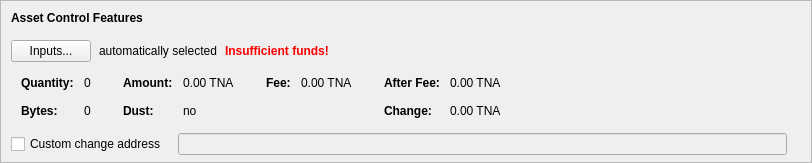
      <widget class="QFrame" name="frameAssetControl">
       <property name="sizePolicy">
        <sizepolicy hsizetype="Expanding" vsizetype="Fixed">
         <horstretch>0</horstretch>
         <verstretch>0</verstretch>
        </sizepolicy>
       </property>
       <property name="maximumSize">
        <size>
         <width>16777215</width>
         <height>16777215</height>
        </size>
       </property>
       <property name="frameShape">
        <enum>QFrame::StyledPanel</enum>
       </property>
       <property name="frameShadow">
        <enum>QFrame::Sunken</enum>
       </property>
       <layout class="QVBoxLayout" name="verticalLayoutAssetControl2">
        <property name="spacing">
         <number>0</number>
        </property>
        <property name="leftMargin">
         <number>0</number>
        </property>
        <property name="topMargin">
         <number>0</number>
        </property>
        <property name="rightMargin">
         <number>0</number>
        </property>
        <property name="bottomMargin">
         <number>6</number>
        </property>
        <item>
         <layout class="QVBoxLayout" name="verticalLayoutAssetControl" stretch="0,0,0,0,1">
          <property name="spacing">
           <number>0</number>
          </property>
          <property name="leftMargin">
           <number>10</number>
          </property>
          <property name="topMargin">
           <number>10</number>
          </property>
          <item>
           <layout class="QHBoxLayout" name="horizontalLayoutAssetControl1">
            <property name="bottomMargin">
             <number>15</number>
            </property>
            <item>
             <widget class="QLabel" name="labelAssetControlFeatures">
              <property name="sizePolicy">
               <sizepolicy hsizetype="Preferred" vsizetype="Maximum">
                <horstretch>0</horstretch>
                <verstretch>0</verstretch>
               </sizepolicy>
              </property>
              <property name="font">
               <font>
                <weight>75</weight>
                <bold>true</bold>
               </font>
              </property>
              <property name="styleSheet">
               <string notr="true">font-weight:bold;</string>
              </property>
              <property name="text">
               <string>Asset Control Features</string>
              </property>
             </widget>
            </item>
           </layout>
          </item>
          <item>
           <layout class="QHBoxLayout" name="horizontalLayoutAssetControl2" stretch="0,0,0,0">
            <property name="spacing">
             <number>8</number>
            </property>
            <property name="bottomMargin">
             <number>10</number>
            </property>
            <item>
             <widget class="QPushButton" name="pushButtonAssetControl">
              <property name="styleSheet">
               <string notr="true"/>
              </property>
              <property name="text">
               <string>Inputs...</string>
              </property>
              <property name="autoDefault">
               <bool>false</bool>
              </property>
             </widget>
            </item>
            <item>
             <widget class="QLabel" name="labelAssetControlAutomaticallySelected">
              <property name="text">
               <string>automatically selected</string>
              </property>
              <property name="margin">
               <number>5</number>
              </property>
             </widget>
            </item>
            <item>
             <widget class="QLabel" name="labelAssetControlInsuffFunds">
              <property name="font">
               <font>
                <weight>75</weight>
                <bold>true</bold>
               </font>
              </property>
              <property name="styleSheet">
               <string notr="true">color:red;font-weight:bold;</string>
              </property>
              <property name="text">
               <string>Insufficient funds!</string>
              </property>
              <property name="margin">
               <number>5</number>
              </property>
             </widget>
            </item>
            <item>
             <spacer name="horizontalSpacerAssetControl">
              <property name="orientation">
               <enum>Qt::Horizontal</enum>
              </property>
              <property name="sizeHint" stdset="0">
               <size>
                <width>40</width>
                <height>1</height>
               </size>
              </property>
             </spacer>
            </item>
           </layout>
          </item>
          <item>
           <widget class="QWidget" name="widgetAssetControl" native="true">
            <property name="sizePolicy">
             <sizepolicy hsizetype="Preferred" vsizetype="Preferred">
              <horstretch>0</horstretch>
              <verstretch>0</verstretch>
             </sizepolicy>
            </property>
            <property name="minimumSize">
             <size>
              <width>0</width>
              <height>0</height>
             </size>
            </property>
            <property name="styleSheet">
             <string notr="true"/>
            </property>
            <layout class="QHBoxLayout" name="horizontalLayoutAssetControl5">
             <property name="leftMargin">
              <number>0</number>
             </property>
             <property name="topMargin">
              <number>0</number>
             </property>
             <property name="rightMargin">
              <number>0</number>
             </property>
             <property name="bottomMargin">
              <number>0</number>
             </property>
             <item>
              <layout class="QHBoxLayout" name="horizontalLayoutAssetControl3" stretch="0,0,0,1">
               <property name="spacing">
                <number>20</number>
               </property>
               <property name="topMargin">
                <number>0</number>
               </property>
               <property name="bottomMargin">
                <number>10</number>
               </property>
               <item>
                <layout class="QFormLayout" name="formLayoutAssetControl1">
                 <property name="horizontalSpacing">
                  <number>10</number>
                 </property>
                 <property name="verticalSpacing">
                  <number>14</number>
                 </property>
                 <property name="leftMargin">
                  <number>10</number>
                 </property>
                 <property name="topMargin">
                  <number>4</number>
                 </property>
                 <property name="rightMargin">
                  <number>6</number>
                 </property>
                 <item row="0" column="0">
                  <widget class="QLabel" name="labelAssetControlQuantityText">
                   <property name="font">
                    <font>
                     <weight>75</weight>
                     <bold>true</bold>
                    </font>
                   </property>
                   <property name="text">
                    <string>Quantity:</string>
                   </property>
                   <property name="margin">
                    <number>0</number>
                   </property>
                  </widget>
                 </item>
                 <item row="0" column="1">
                  <widget class="QLabel" name="labelAssetControlQuantity">
                   <property name="cursor">
                    <cursorShape>IBeamCursor</cursorShape>
                   </property>
                   <property name="contextMenuPolicy">
                    <enum>Qt::ActionsContextMenu</enum>
                   </property>
                   <property name="text">
                    <string notr="true">0</string>
                   </property>
                   <property name="margin">
                    <number>0</number>
                   </property>
                   <property name="textInteractionFlags">
                    <set>Qt::LinksAccessibleByMouse|Qt::TextSelectableByKeyboard|Qt::TextSelectableByMouse</set>
                   </property>
                  </widget>
                 </item>
                 <item row="1" column="0">
                  <widget class="QLabel" name="labelAssetControlBytesText">
                   <property name="font">
                    <font>
                     <weight>75</weight>
                     <bold>true</bold>
                    </font>
                   </property>
                   <property name="text">
                    <string>Bytes:</string>
                   </property>
                  </widget>
                 </item>
                 <item row="1" column="1">
                  <widget class="QLabel" name="labelAssetControlBytes">
                   <property name="cursor">
                    <cursorShape>IBeamCursor</cursorShape>
                   </property>
                   <property name="contextMenuPolicy">
                    <enum>Qt::ActionsContextMenu</enum>
                   </property>
                   <property name="text">
                    <string notr="true">0</string>
                   </property>
                   <property name="textInteractionFlags">
                    <set>Qt::LinksAccessibleByMouse|Qt::TextSelectableByKeyboard|Qt::TextSelectableByMouse</set>
                   </property>
                  </widget>
                 </item>
                </layout>
               </item>
               <item>
                <layout class="QFormLayout" name="formLayoutAssetControl2">
                 <property name="horizontalSpacing">
                  <number>10</number>
                 </property>
                 <property name="verticalSpacing">
                  <number>14</number>
                 </property>
                 <property name="leftMargin">
                  <number>6</number>
                 </property>
                 <property name="topMargin">
                  <number>4</number>
                 </property>
                 <property name="rightMargin">
                  <number>6</number>
                 </property>
                 <item row="0" column="0">
                  <widget class="QLabel" name="labelAssetControlAmountText">
                   <property name="font">
                    <font>
                     <weight>75</weight>
                     <bold>true</bold>
                    </font>
                   </property>
                   <property name="text">
                    <string>Amount:</string>
                   </property>
                   <property name="margin">
                    <number>0</number>
                   </property>
                  </widget>
                 </item>
                 <item row="0" column="1">
                  <widget class="QLabel" name="labelAssetControlAmount">
                   <property name="cursor">
                    <cursorShape>IBeamCursor</cursorShape>
                   </property>
                   <property name="contextMenuPolicy">
                    <enum>Qt::ActionsContextMenu</enum>
                   </property>
                   <property name="text">
                    <string notr="true">0.00 TNA</string>
                   </property>
                   <property name="textInteractionFlags">
                    <set>Qt::LinksAccessibleByMouse|Qt::TextSelectableByKeyboard|Qt::TextSelectableByMouse</set>
                   </property>
                  </widget>
                 </item>
                 <item row="1" column="0">
                  <widget class="QLabel" name="labelAssetControlLowOutputText">
                   <property name="font">
                    <font>
                     <weight>75</weight>
                     <bold>true</bold>
                    </font>
                   </property>
                   <property name="text">
                    <string>Dust:</string>
                   </property>
                  </widget>
                 </item>
                 <item row="1" column="1">
                  <widget class="QLabel" name="labelAssetControlLowOutput">
                   <property name="cursor">
                    <cursorShape>IBeamCursor</cursorShape>
                   </property>
                   <property name="contextMenuPolicy">
                    <enum>Qt::ActionsContextMenu</enum>
                   </property>
                   <property name="text">
                    <string notr="true">no</string>
                   </property>
                   <property name="textInteractionFlags">
                    <set>Qt::LinksAccessibleByMouse|Qt::TextSelectableByKeyboard|Qt::TextSelectableByMouse</set>
                   </property>
                  </widget>
                 </item>
                </layout>
               </item>
               <item>
                <layout class="QFormLayout" name="formLayoutAssetControl3">
                 <property name="horizontalSpacing">
                  <number>10</number>
                 </property>
                 <property name="verticalSpacing">
                  <number>14</number>
                 </property>
                 <property name="leftMargin">
                  <number>6</number>
                 </property>
                 <property name="topMargin">
                  <number>4</number>
                 </property>
                 <property name="rightMargin">
                  <number>6</number>
                 </property>
                 <item row="0" column="0">
                  <widget class="QLabel" name="labelAssetControlFeeText">
                   <property name="font">
                    <font>
                     <weight>75</weight>
                     <bold>true</bold>
                    </font>
                   </property>
                   <property name="text">
                    <string>Fee:</string>
                   </property>
                   <property name="margin">
                    <number>0</number>
                   </property>
                  </widget>
                 </item>
                 <item row="0" column="1">
                  <widget class="QLabel" name="labelAssetControlFee">
                   <property name="cursor">
                    <cursorShape>IBeamCursor</cursorShape>
                   </property>
                   <property name="contextMenuPolicy">
                    <enum>Qt::ActionsContextMenu</enum>
                   </property>
                   <property name="text">
                    <string notr="true">0.00 TNA</string>
                   </property>
                   <property name="textInteractionFlags">
                    <set>Qt::LinksAccessibleByMouse|Qt::TextSelectableByKeyboard|Qt::TextSelectableByMouse</set>
                   </property>
                  </widget>
                 </item>
                </layout>
               </item>
               <item>
                <layout class="QFormLayout" name="formLayoutAssetControl4">
                 <property name="horizontalSpacing">
                  <number>10</number>
                 </property>
                 <property name="verticalSpacing">
                  <number>14</number>
                 </property>
                 <property name="leftMargin">
                  <number>6</number>
                 </property>
                 <property name="topMargin">
                  <number>4</number>
                 </property>
                 <property name="rightMargin">
                  <number>6</number>
                 </property>
                 <item row="0" column="0">
                  <widget class="QLabel" name="labelAssetControlAfterFeeText">
                   <property name="font">
                    <font>
                     <weight>75</weight>
                     <bold>true</bold>
                    </font>
                   </property>
                   <property name="text">
                    <string>After Fee:</string>
                   </property>
                   <property name="margin">
                    <number>0</number>
                   </property>
                  </widget>
                 </item>
                 <item row="0" column="1">
                  <widget class="QLabel" name="labelAssetControlAfterFee">
                   <property name="cursor">
                    <cursorShape>IBeamCursor</cursorShape>
                   </property>
                   <property name="contextMenuPolicy">
                    <enum>Qt::ActionsContextMenu</enum>
                   </property>
                   <property name="text">
                    <string notr="true">0.00 TNA</string>
                   </property>
                   <property name="textInteractionFlags">
                    <set>Qt::LinksAccessibleByMouse|Qt::TextSelectableByKeyboard|Qt::TextSelectableByMouse</set>
                   </property>
                  </widget>
                 </item>
                 <item row="1" column="0">
                  <widget class="QLabel" name="labelAssetControlChangeText">
                   <property name="font">
                    <font>
                     <weight>75</weight>
                     <bold>true</bold>
                    </font>
                   </property>
                   <property name="text">
                    <string>Change:</string>
                   </property>
                  </widget>
                 </item>
                 <item row="1" column="1">
                  <widget class="QLabel" name="labelAssetControlChange">
                   <property name="cursor">
                    <cursorShape>IBeamCursor</cursorShape>
                   </property>
                   <property name="contextMenuPolicy">
                    <enum>Qt::ActionsContextMenu</enum>
                   </property>
                   <property name="text">
                    <string notr="true">0.00 TNA</string>
                   </property>
                   <property name="textInteractionFlags">
                    <set>Qt::LinksAccessibleByMouse|Qt::TextSelectableByKeyboard|Qt::TextSelectableByMouse</set>
                   </property>
                  </widget>
                 </item>
                </layout>
               </item>
              </layout>
             </item>
            </layout>
           </widget>
          </item>
          <item>
           <layout class="QHBoxLayout" name="horizontalLayoutAssetControl4" stretch="0,0,0">
            <property name="spacing">
             <number>12</number>
            </property>
            <property name="sizeConstraint">
             <enum>QLayout::SetDefaultConstraint</enum>
            </property>
            <property name="topMargin">
             <number>5</number>
            </property>
            <property name="rightMargin">
             <number>5</number>
            </property>
            <item>
             <widget class="QCheckBox" name="checkBoxAssetControlChange">
              <property name="toolTip">
               <string>If this is activated, but the change address is empty or invalid, change will be sent to a newly generated address.</string>
              </property>
              <property name="text">
               <string>Custom change address</string>
              </property>
             </widget>
            </item>
            <item>
             <widget class="QValidatedLineEdit" name="lineEditAssetControlChange">
              <property name="enabled">
               <bool>false</bool>
              </property>
              <property name="sizePolicy">
               <sizepolicy hsizetype="Expanding" vsizetype="Fixed">
                <horstretch>0</horstretch>
                <verstretch>0</verstretch>
               </sizepolicy>
              </property>
             </widget>
            </item>
            <item>
             <widget class="QLabel" name="labelAssetControlChangeLabel">
              <property name="sizePolicy">
               <sizepolicy hsizetype="Preferred" vsizetype="Expanding">
                <horstretch>0</horstretch>
                <verstretch>0</verstretch>
               </sizepolicy>
              </property>
              <property name="minimumSize">
               <size>
                <width>0</width>
                <height>0</height>
               </size>
              </property>
              <property name="text">
               <string/>
              </property>
              <property name="margin">
               <number>3</number>
              </property>
             </widget>
            </item>
           </layout>
          </item>
          <item>
           <spacer name="verticalSpacerAssetControl">
            <property name="orientation">
             <enum>Qt::Vertical</enum>
            </property>
            <property name="sizeHint" stdset="0">
             <size>
              <width>800</width>
              <height>1</height>
             </size>
            </property>
           </spacer>
          </item>
         </layout>
        </item>
       </layout>
      </widget>
